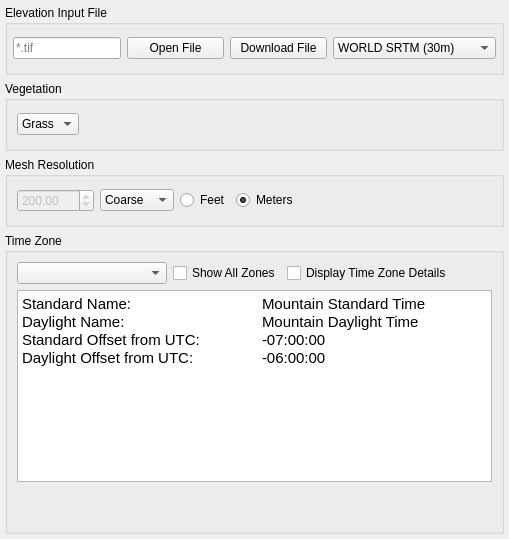
          <widget class="QWidget" name="surfaceInputPage">
           <property name="sizePolicy">
            <sizepolicy hsizetype="Preferred" vsizetype="Preferred">
             <horstretch>0</horstretch>
             <verstretch>0</verstretch>
            </sizepolicy>
           </property>
           <property name="minimumSize">
            <size>
             <width>0</width>
             <height>0</height>
            </size>
           </property>
           <layout class="QVBoxLayout" name="verticalLayout_3" stretch="0">
            <property name="sizeConstraint">
             <enum>QLayout::SizeConstraint::SetMinAndMaxSize</enum>
            </property>
            <property name="leftMargin">
             <number>5</number>
            </property>
            <property name="topMargin">
             <number>5</number>
            </property>
            <property name="rightMargin">
             <number>5</number>
            </property>
            <property name="bottomMargin">
             <number>5</number>
            </property>
            <item>
             <layout class="QVBoxLayout" name="verticalLayout_8">
              <item>
               <widget class="QGroupBox" name="elevInFileBox">
                <property name="sizePolicy">
                 <sizepolicy hsizetype="Expanding" vsizetype="Fixed">
                  <horstretch>0</horstretch>
                  <verstretch>0</verstretch>
                 </sizepolicy>
                </property>
                <property name="minimumSize">
                 <size>
                  <width>0</width>
                  <height>70</height>
                 </size>
                </property>
                <property name="title">
                 <string>Elevation Input File</string>
                </property>
                <layout class="QHBoxLayout" name="horizontalLayout_4">
                 <property name="leftMargin">
                  <number>5</number>
                 </property>
                 <property name="topMargin">
                  <number>5</number>
                 </property>
                 <property name="rightMargin">
                  <number>5</number>
                 </property>
                 <property name="bottomMargin">
                  <number>5</number>
                 </property>
                 <item>
                  <layout class="QHBoxLayout" name="horizontalLayout_12">
                   <item>
                    <widget class="QLineEdit" name="elevFilePath">
                     <property name="sizePolicy">
                      <sizepolicy hsizetype="Fixed" vsizetype="Fixed">
                       <horstretch>0</horstretch>
                       <verstretch>0</verstretch>
                      </sizepolicy>
                     </property>
                     <property name="readOnly">
                      <bool>true</bool>
                     </property>
                     <property name="placeholderText">
                      <string>*.tif</string>
                     </property>
                    </widget>
                   </item>
                   <item>
                    <widget class="QPushButton" name="openFileButton">
                     <property name="cursor">
                      <cursorShape>PointingHandCursor</cursorShape>
                     </property>
                     <property name="text">
                      <string>Open File</string>
                     </property>
                    </widget>
                   </item>
                   <item>
                    <widget class="QPushButton" name="getFromMapButton">
                     <property name="cursor">
                      <cursorShape>PointingHandCursor</cursorShape>
                     </property>
                     <property name="text">
                      <string>Download File</string>
                     </property>
                    </widget>
                   </item>
                   <item>
                    <widget class="QComboBox" name="fetchType">
                     <item>
                      <property name="text">
                       <string>WORLD SRTM (30m)</string>
                      </property>
                     </item>
                     <item>
                      <property name="text">
                       <string>WORLD GMTED (250m)</string>
                      </property>
                     </item>
                     <item>
                      <property name="text">
                       <string>Landscape File</string>
                      </property>
                     </item>
                    </widget>
                   </item>
                  </layout>
                 </item>
                </layout>
               </widget>
              </item>
              <item>
               <widget class="QGroupBox" name="vegBox">
                <property name="sizePolicy">
                 <sizepolicy hsizetype="Expanding" vsizetype="Fixed">
                  <horstretch>0</horstretch>
                  <verstretch>0</verstretch>
                 </sizepolicy>
                </property>
                <property name="minimumSize">
                 <size>
                  <width>0</width>
                  <height>70</height>
                 </size>
                </property>
                <property name="title">
                 <string>Vegetation</string>
                </property>
                <layout class="QHBoxLayout" name="horizontalLayout">
                 <item>
                  <layout class="QHBoxLayout" name="horizontalLayout_13">
                   <item alignment="Qt::AlignmentFlag::AlignLeft">
                    <widget class="QComboBox" name="vegetationType">
                     <property name="sizePolicy">
                      <sizepolicy hsizetype="Fixed" vsizetype="Fixed">
                       <horstretch>0</horstretch>
                       <verstretch>0</verstretch>
                      </sizepolicy>
                     </property>
                     <property name="cursor">
                      <cursorShape>PointingHandCursor</cursorShape>
                     </property>
                     <item>
                      <property name="text">
                       <string>Grass</string>
                      </property>
                     </item>
                     <item>
                      <property name="text">
                       <string>Brush</string>
                      </property>
                     </item>
                     <item>
                      <property name="text">
                       <string>Trees</string>
                      </property>
                     </item>
                    </widget>
                   </item>
                   <item>
                    <spacer name="horizontalSpacer_2">
                     <property name="orientation">
                      <enum>Qt::Orientation::Horizontal</enum>
                     </property>
                     <property name="sizeHint" stdset="0">
                      <size>
                       <width>40</width>
                       <height>20</height>
                      </size>
                     </property>
                    </spacer>
                   </item>
                  </layout>
                 </item>
                </layout>
               </widget>
              </item>
              <item>
               <widget class="QGroupBox" name="meshResBox">
                <property name="sizePolicy">
                 <sizepolicy hsizetype="Expanding" vsizetype="Fixed">
                  <horstretch>0</horstretch>
                  <verstretch>0</verstretch>
                 </sizepolicy>
                </property>
                <property name="minimumSize">
                 <size>
                  <width>0</width>
                  <height>70</height>
                 </size>
                </property>
                <property name="title">
                 <string>Mesh Resolution</string>
                </property>
                <layout class="QHBoxLayout" name="horizontalLayout_5">
                 <item>
                  <layout class="QHBoxLayout" name="horizontalLayout_16">
                   <item>
                    <widget class="QDoubleSpinBox" name="meshResValue">
                     <property name="enabled">
                      <bool>false</bool>
                     </property>
                     <property name="sizePolicy">
                      <sizepolicy hsizetype="Fixed" vsizetype="Fixed">
                       <horstretch>0</horstretch>
                       <verstretch>0</verstretch>
                      </sizepolicy>
                     </property>
                     <property name="cursor">
                      <cursorShape>PointingHandCursor</cursorShape>
                     </property>
                     <property name="readOnly">
                      <bool>false</bool>
                     </property>
                     <property name="minimum">
                      <double>0.010000000000000</double>
                     </property>
                     <property name="maximum">
                      <double>10000.000000000000000</double>
                     </property>
                     <property name="value">
                      <double>200.000000000000000</double>
                     </property>
                    </widget>
                   </item>
                   <item>
                    <widget class="QComboBox" name="meshResType">
                     <property name="sizePolicy">
                      <sizepolicy hsizetype="Fixed" vsizetype="Fixed">
                       <horstretch>0</horstretch>
                       <verstretch>0</verstretch>
                      </sizepolicy>
                     </property>
                     <property name="cursor">
                      <cursorShape>PointingHandCursor</cursorShape>
                     </property>
                     <item>
                      <property name="text">
                       <string>Coarse</string>
                      </property>
                     </item>
                     <item>
                      <property name="text">
                       <string>Medium</string>
                      </property>
                     </item>
                     <item>
                      <property name="text">
                       <string>Fine</string>
                      </property>
                     </item>
                     <item>
                      <property name="text">
                       <string>Custom</string>
                      </property>
                     </item>
                    </widget>
                   </item>
                   <item>
                    <widget class="QRadioButton" name="meshResFeet">
                     <property name="enabled">
                      <bool>true</bool>
                     </property>
                     <property name="sizePolicy">
                      <sizepolicy hsizetype="Fixed" vsizetype="Fixed">
                       <horstretch>0</horstretch>
                       <verstretch>0</verstretch>
                      </sizepolicy>
                     </property>
                     <property name="cursor">
                      <cursorShape>PointingHandCursor</cursorShape>
                     </property>
                     <property name="text">
                      <string>Feet</string>
                     </property>
                     <property name="checked">
                      <bool>false</bool>
                     </property>
                    </widget>
                   </item>
                   <item>
                    <widget class="QRadioButton" name="meshResMeters">
                     <property name="enabled">
                      <bool>true</bool>
                     </property>
                     <property name="sizePolicy">
                      <sizepolicy hsizetype="Fixed" vsizetype="Fixed">
                       <horstretch>0</horstretch>
                       <verstretch>0</verstretch>
                      </sizepolicy>
                     </property>
                     <property name="cursor">
                      <cursorShape>PointingHandCursor</cursorShape>
                     </property>
                     <property name="text">
                      <string>Meters</string>
                     </property>
                     <property name="checked">
                      <bool>true</bool>
                     </property>
                    </widget>
                   </item>
                   <item>
                    <spacer name="horizontalSpacer">
                     <property name="orientation">
                      <enum>Qt::Orientation::Horizontal</enum>
                     </property>
                     <property name="sizeHint" stdset="0">
                      <size>
                       <width>40</width>
                       <height>20</height>
                      </size>
                     </property>
                    </spacer>
                   </item>
                  </layout>
                 </item>
                </layout>
               </widget>
              </item>
              <item>
               <widget class="QGroupBox" name="timeZoneBox">
                <property name="sizePolicy">
                 <sizepolicy hsizetype="Expanding" vsizetype="Expanding">
                  <horstretch>0</horstretch>
                  <verstretch>0</verstretch>
                 </sizepolicy>
                </property>
                <property name="minimumSize">
                 <size>
                  <width>0</width>
                  <height>0</height>
                 </size>
                </property>
                <property name="title">
                 <string>Time Zone</string>
                </property>
                <layout class="QGridLayout" name="gridLayout_2" rowstretch="0" columnstretch="0">
                 <item row="0" column="0">
                  <layout class="QVBoxLayout" name="verticalLayout_9">
                   <item>
                    <layout class="QHBoxLayout" name="horizontalLayout_17">
                     <item>
                      <widget class="QComboBox" name="timeZoneSelector">
                       <property name="sizePolicy">
                        <sizepolicy hsizetype="Fixed" vsizetype="Fixed">
                         <horstretch>0</horstretch>
                         <verstretch>0</verstretch>
                        </sizepolicy>
                       </property>
                       <property name="minimumSize">
                        <size>
                         <width>150</width>
                         <height>0</height>
                        </size>
                       </property>
                       <property name="maximumSize">
                        <size>
                         <width>150</width>
                         <height>16777215</height>
                        </size>
                       </property>
                       <property name="cursor">
                        <cursorShape>PointingHandCursor</cursorShape>
                       </property>
                       <property name="currentText">
                        <string/>
                       </property>
                       <property name="currentIndex">
                        <number>-1</number>
                       </property>
                       <property name="maxVisibleItems">
                        <number>10</number>
                       </property>
                       <property name="sizeAdjustPolicy">
                        <enum>QComboBox::SizeAdjustPolicy::AdjustToContentsOnFirstShow</enum>
                       </property>
                      </widget>
                     </item>
                     <item>
                      <widget class="QCheckBox" name="showAllTimeZones">
                       <property name="sizePolicy">
                        <sizepolicy hsizetype="Fixed" vsizetype="Fixed">
                         <horstretch>0</horstretch>
                         <verstretch>0</verstretch>
                        </sizepolicy>
                       </property>
                       <property name="cursor">
                        <cursorShape>PointingHandCursor</cursorShape>
                       </property>
                       <property name="text">
                        <string>Show All Zones</string>
                       </property>
                      </widget>
                     </item>
                     <item>
                      <widget class="QCheckBox" name="displayTimeZoneDetails">
                       <property name="sizePolicy">
                        <sizepolicy hsizetype="Fixed" vsizetype="Fixed">
                         <horstretch>0</horstretch>
                         <verstretch>0</verstretch>
                        </sizepolicy>
                       </property>
                       <property name="cursor">
                        <cursorShape>PointingHandCursor</cursorShape>
                       </property>
                       <property name="text">
                        <string>Display Time Zone Details</string>
                       </property>
                      </widget>
                     </item>
                     <item>
                      <spacer name="horizontalSpacer_3">
                       <property name="orientation">
                        <enum>Qt::Orientation::Horizontal</enum>
                       </property>
                       <property name="sizeHint" stdset="0">
                        <size>
                         <width>40</width>
                         <height>20</height>
                        </size>
                       </property>
                      </spacer>
                     </item>
                    </layout>
                   </item>
                   <item>
                    <widget class="QTextEdit" name="timeZoneDetails">
                     <property name="sizePolicy">
                      <sizepolicy hsizetype="Expanding" vsizetype="Expanding">
                       <horstretch>0</horstretch>
                       <verstretch>0</verstretch>
                      </sizepolicy>
                     </property>
                     <property name="html">
                      <string>&lt;!DOCTYPE HTML PUBLIC &quot;-//W3C//DTD HTML 4.0//EN&quot; &quot;http://www.w3.org/TR/REC-html40/strict.dtd&quot;&gt;
&lt;html&gt;&lt;head&gt;&lt;meta name=&quot;qrichtext&quot; content=&quot;1&quot; /&gt;&lt;meta charset=&quot;utf-8&quot; /&gt;&lt;style type=&quot;text/css&quot;&gt;
p, li { white-space: pre-wrap; }
hr { height: 1px; border-width: 0; }
li.unchecked::marker { content: &quot;\2610&quot;; }
li.checked::marker { content: &quot;\2612&quot;; }
&lt;/style&gt;&lt;/head&gt;&lt;body style=&quot; font-family:'Ubuntu'; font-size:11pt; font-weight:400; font-style:normal;&quot;&gt;
&lt;p style=&quot; margin-top:0px; margin-bottom:0px; margin-left:0px; margin-right:0px; -qt-block-indent:0; text-indent:0px;&quot;&gt;Standard Name:		Mountain Standard Time&lt;/p&gt;
&lt;p style=&quot; margin-top:0px; margin-bottom:0px; margin-left:0px; margin-right:0px; -qt-block-indent:0; text-indent:0px;&quot;&gt;Daylight Name:		Mountain Daylight Time&lt;/p&gt;
&lt;p style=&quot; margin-top:0px; margin-bottom:0px; margin-left:0px; margin-right:0px; -qt-block-indent:0; text-indent:0px;&quot;&gt;Standard Offset from UTC:	-07:00:00&lt;/p&gt;
&lt;p style=&quot; margin-top:0px; margin-bottom:0px; margin-left:0px; margin-right:0px; -qt-block-indent:0; text-indent:0px;&quot;&gt;Daylight Offset from UTC:	-06:00:00&lt;/p&gt;&lt;/body&gt;&lt;/html&gt;</string>
                     </property>
                     <property name="textInteractionFlags">
                      <set>Qt::TextInteractionFlag::NoTextInteraction</set>
                     </property>
                    </widget>
                   </item>
                   <item>
                    <spacer name="verticalSpacer_10">
                     <property name="orientation">
                      <enum>Qt::Orientation::Vertical</enum>
                     </property>
                     <property name="sizeHint" stdset="0">
                      <size>
                       <width>20</width>
                       <height>40</height>
                      </size>
                     </property>
                    </spacer>
                   </item>
                  </layout>
                 </item>
                </layout>
               </widget>
              </item>
             </layout>
            </item>
           </layout>
          </widget>
